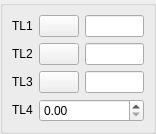
<ui version="4.0" >
 <class>DlgRef_3Sel1Spin_QTD</class>
 <widget class="QWidget" name="DlgRef_3Sel1Spin_QTD" >
  <property name="geometry" >
   <rect>
    <x>0</x>
    <y>0</y>
    <width>156</width>
    <height>128</height>
   </rect>
  </property>
  <property name="sizePolicy" >
   <sizepolicy>
    <hsizetype>5</hsizetype>
    <vsizetype>5</vsizetype>
    <horstretch>0</horstretch>
    <verstretch>0</verstretch>
   </sizepolicy>
  </property>
  <property name="windowTitle" >
   <string/>
  </property>
  <layout class="QGridLayout" >
   <property name="margin" >
    <number>0</number>
   </property>
   <property name="spacing" >
    <number>0</number>
   </property>
   <item row="0" column="0" >
    <widget class="QGroupBox" name="GroupBox1" >
     <property name="sizePolicy" >
      <sizepolicy>
       <hsizetype>5</hsizetype>
       <vsizetype>5</vsizetype>
       <horstretch>0</horstretch>
       <verstretch>0</verstretch>
      </sizepolicy>
     </property>
     <property name="title" >
      <string/>
     </property>
     <layout class="QGridLayout" >
      <property name="margin" >
       <number>9</number>
      </property>
      <property name="spacing" >
       <number>6</number>
      </property>
      <item row="0" column="0" >
       <widget class="QLabel" name="TextLabel1" >
        <property name="sizePolicy" >
         <sizepolicy>
          <hsizetype>0</hsizetype>
          <vsizetype>0</vsizetype>
          <horstretch>0</horstretch>
          <verstretch>0</verstretch>
         </sizepolicy>
        </property>
        <property name="text" >
         <string>TL1</string>
        </property>
        <property name="wordWrap" >
         <bool>false</bool>
        </property>
       </widget>
      </item>
      <item row="2" column="2" >
       <widget class="QLineEdit" name="LineEdit3" />
      </item>
      <item row="2" column="0" >
       <widget class="QLabel" name="TextLabel3" >
        <property name="sizePolicy" >
         <sizepolicy>
          <hsizetype>0</hsizetype>
          <vsizetype>0</vsizetype>
          <horstretch>0</horstretch>
          <verstretch>0</verstretch>
         </sizepolicy>
        </property>
        <property name="text" >
         <string>TL3</string>
        </property>
        <property name="wordWrap" >
         <bool>false</bool>
        </property>
       </widget>
      </item>
      <item row="0" column="1" >
       <widget class="QPushButton" name="PushButton1" >
        <property name="sizePolicy" >
         <sizepolicy>
          <hsizetype>0</hsizetype>
          <vsizetype>0</vsizetype>
          <horstretch>0</horstretch>
          <verstretch>0</verstretch>
         </sizepolicy>
        </property>
        <property name="text" >
         <string/>
        </property>
       </widget>
      </item>
      <item row="3" column="0" >
       <widget class="QLabel" name="TextLabel4" >
        <property name="sizePolicy" >
         <sizepolicy>
          <hsizetype>0</hsizetype>
          <vsizetype>0</vsizetype>
          <horstretch>0</horstretch>
          <verstretch>0</verstretch>
         </sizepolicy>
        </property>
        <property name="text" >
         <string>TL4</string>
        </property>
        <property name="wordWrap" >
         <bool>false</bool>
        </property>
       </widget>
      </item>
      <item row="1" column="2" >
       <widget class="QLineEdit" name="LineEdit2" />
      </item>
      <item row="2" column="1" >
       <widget class="QPushButton" name="PushButton3" >
        <property name="sizePolicy" >
         <sizepolicy>
          <hsizetype>0</hsizetype>
          <vsizetype>0</vsizetype>
          <horstretch>0</horstretch>
          <verstretch>0</verstretch>
         </sizepolicy>
        </property>
        <property name="text" >
         <string/>
        </property>
       </widget>
      </item>
      <item row="1" column="0" >
       <widget class="QLabel" name="TextLabel2" >
        <property name="sizePolicy" >
         <sizepolicy>
          <hsizetype>0</hsizetype>
          <vsizetype>0</vsizetype>
          <horstretch>0</horstretch>
          <verstretch>0</verstretch>
         </sizepolicy>
        </property>
        <property name="text" >
         <string>TL2</string>
        </property>
        <property name="wordWrap" >
         <bool>false</bool>
        </property>
       </widget>
      </item>
      <item row="0" column="2" >
       <widget class="QLineEdit" name="LineEdit1" />
      </item>
      <item row="1" column="1" >
       <widget class="QPushButton" name="PushButton2" >
        <property name="sizePolicy" >
         <sizepolicy>
          <hsizetype>0</hsizetype>
          <vsizetype>0</vsizetype>
          <horstretch>0</horstretch>
          <verstretch>0</verstretch>
         </sizepolicy>
        </property>
        <property name="text" >
         <string/>
        </property>
       </widget>
      </item>
      <item row="3" column="1" colspan="2" >
       <widget class="QDoubleSpinBox" name="SpinBox_DX" />
      </item>
     </layout>
    </widget>
   </item>
  </layout>
 </widget>
 <layoutdefault spacing="6" margin="11" />
 <pixmapfunction>qPixmapFromMimeSource</pixmapfunction>
 <tabstops>
  <tabstop>PushButton1</tabstop>
  <tabstop>LineEdit1</tabstop>
  <tabstop>PushButton2</tabstop>
  <tabstop>LineEdit2</tabstop>
  <tabstop>PushButton3</tabstop>
  <tabstop>LineEdit3</tabstop>
  <tabstop>SpinBox_DX</tabstop>
 </tabstops>
 <resources/>
 <connections/>
</ui>
